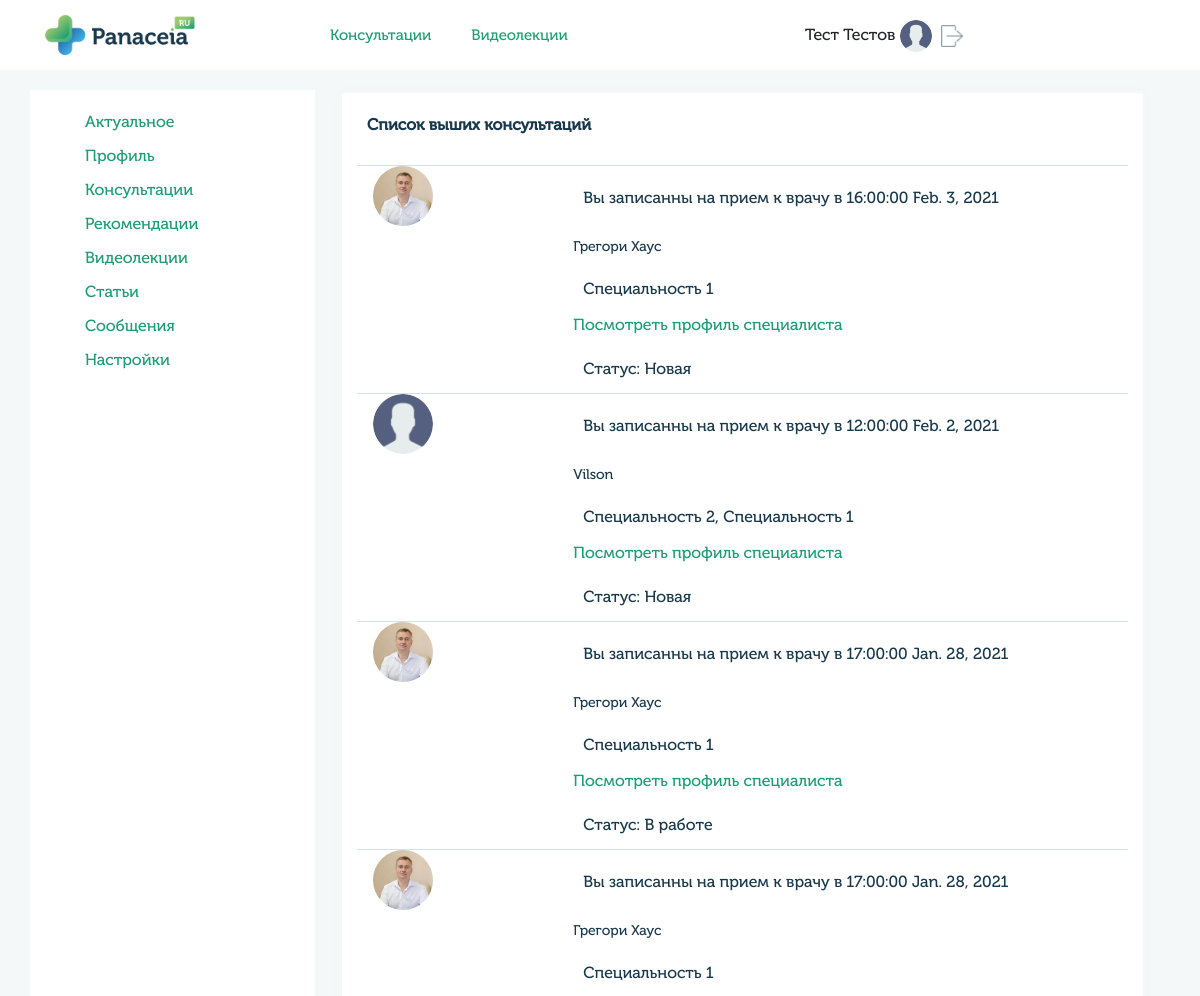
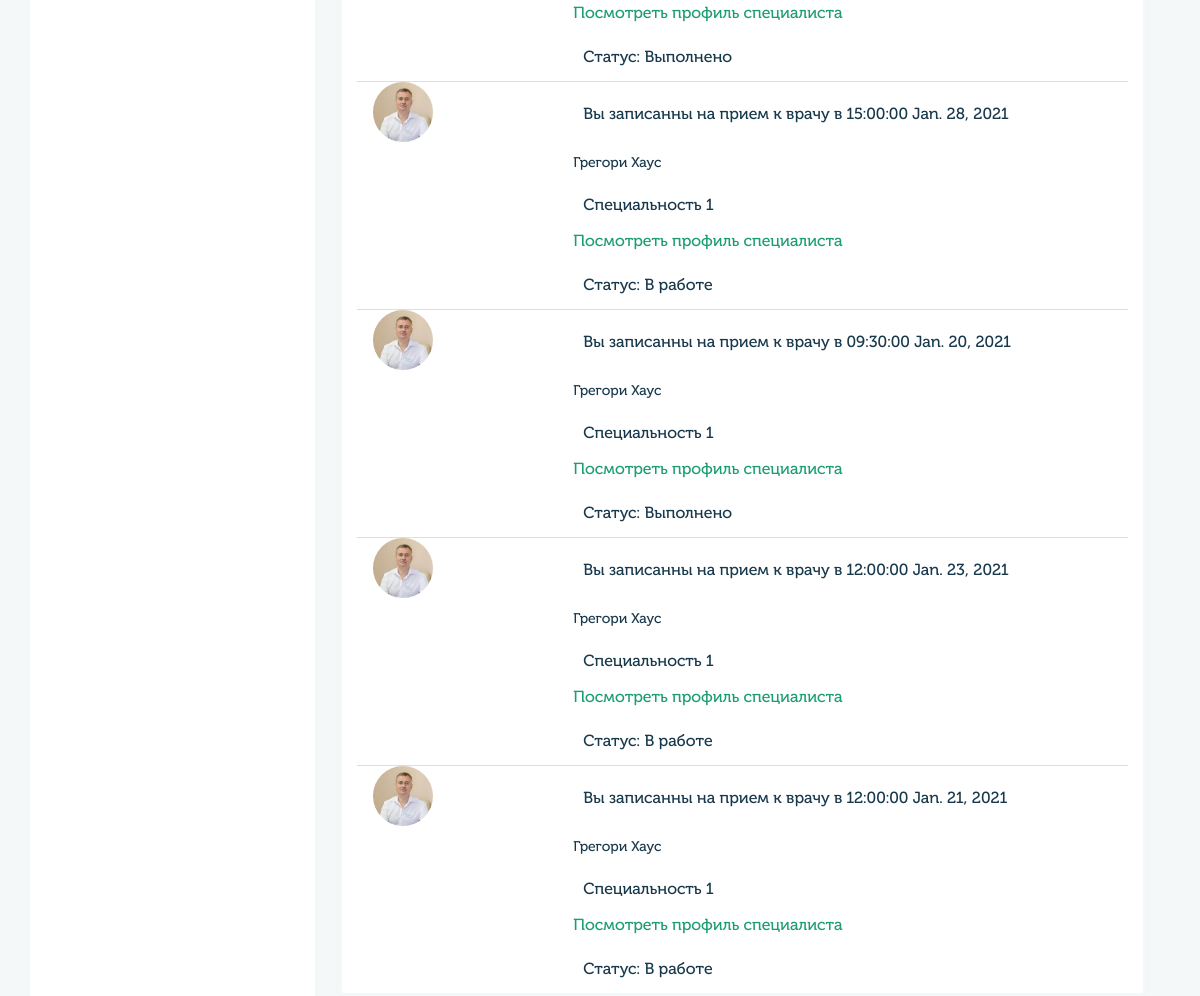
/profile/consalt_user/ (signed in), run on the app's committed database (2 pictures, top to bottom).
### userprofile/models.py (models this page shows, shortened)
class UserMain(models.Model):
    user = models.OneToOneField(User, on_delete=models.CASCADE)
    gender_list = (
        ('male', 'Мужской'),
        ('female', 'Женский')
    )
    queryset = TimeZone.objects.all()
    time_zone_list = []
    for i in queryset:
         time_zone_list.append((i.name, i.title))
    gender = models.CharField(blank=True,  max_length=6, choices=gender_list, verbose_name='Пол')
    avatar = models.ImageField(blank=True, upload_to='images/users', verbose_name='Изображение')
    fio = models.CharField(blank=True, max_length=100, verbose_name='ФИО')
    dob = models.CharField(blank=True, max_length=10, verbose_name='Дата рождения')
    city = models.CharField(blank=True, max_length=200, verbose_name='Город')
    time_zone = models.CharField(blank=True, max_length=200, choices=time_zone_list, verbose_name='Временная зона')
    skype = models.CharField(blank=True, max_length=50, verbose_name='Skype')
    whatsapp = models.CharField(blank=True, max_length=20, verbose_name='WhatsApp')
    phone = models.CharField(blank=True, max_length=20, verbose_name='Номер телефона')
    coords = models.CharField(blank=True, max_length=200, verbose_name='Координаты')
    class Meta:
        verbose_name = 'Профиль'
        verbose_name_plural = 'Профили'

class Specialty(models.Model):
    content = models.ForeignKey(User, on_delete=models.CASCADE)
    title = models.CharField(max_length=100, verbose_name='Название')
    def __str__(self):
        return self.title
    class Meta:
        verbose_name = 'Специальность'
        verbose_name_plural = 'Специальности'

### doctors/models.py (models this page shows, shortened)
class Meeting(models.Model):
    title = models.CharField(blank=True, max_length=100, verbose_name='Заголовок')
    date = models.DateField(blank=True, max_length=100, verbose_name='Дата')
    time_start = models.TimeField(max_length=100, verbose_name='Время начало', default='00:00:00')
    time_end = models.TimeField(max_length=100, verbose_name='Время конец', default='00:00:00')
    doctor_id = models.IntegerField(blank=True, verbose_name='Доктор', default=1)
    user_id = models.IntegerField(blank=True, verbose_name='Пациент', default=1)
    service_id = models.IntegerField(blank=True, verbose_name='Услуга', default=1)
    sort_id = models.IntegerField(blank=True, verbose_name='Индекс сортитровки', default=1)
    email_notify = models.BooleanField(blank=True, verbose_name='Уведомление на почту', default=0)
    status_list = [
        ('new', 'Новая'),
        ('work', 'В работе'),
        ('success', 'Выполнено'),
        ('reject', 'Отказ'),
        ('archive', 'Архив'),
    ]
    status = models.CharField(blank=True, null=True, max_length=11, choices=status_list, verbose_name='Статус')
    class Meta:
        verbose_name = 'Консультация'
        verbose_name_plural = 'Консультации'

### userprofile/views.py (the view, shortened to what this page needs)
# urls.py: path('profile/consalt_user/', views.profile_page_view, name='user_profile_consalt_user'),
@login_required
def profile_page_view(request):
    if request.user.is_authenticated:
        user_profile = UserMain.objects.get(user=request.user)
        user_doctor = UserDoctor.objects.get(user=request.user)
        user_spec = Specialty.objects.filter(content=request.user)
        user_associations = Associations.objects.filter(content=request.user)
        user_education = Education.objects.filter(content=request.user)
        user_qualification = Qualification.objects.filter(content=request.user)
        user_services = Service.objects.filter(content=request.user)
        user_documents = Document.objects.filter(content=request.user)
        timezone = TimeZone.objects.all()
        articles = Article.objects.all()
        specialty_list = SpecialtyList.objects.all()
        data = {'user_profile': user_profile}
        if request.path == '/profile/consalt_user/':
            meetings = get_meetings_list(Meeting, Specialty, UserMain, request.user.id)
            data.update({'meetings': meetings})
        if request.path == '/profile/grafik/':
            if request.user.groups.filter(name='doctors').exists():
                return render(request, 'profile/grafik.html', data)
            else:
                return render(request, 'errs/404.html')
        if request.path == '/profile/info/':
            return render(request, 'profile/profile.html', data)
        if request.path == '/profile/recomend/':
            return render(request, 'profile/recomend.html', data)
        if request.path == '/profile/consalt_user/':
            return render(request, 'profile/consalt_user.html', data)
    else:
        return redirect('login')

### templates/profile/consalt_user.html (shortened to what this page needs)
{% extends "base_generic.html" %}
{% block content %}
{% load static %}
<div class="col-md-9 px-4">
    <div class="col-md-12 block-info"> <h4>Список выших консультаций</h4>
        {% for meeting in meetings %}
            <div class="line"></div>
            <div class="row">
                <div class="col-md-3 ml-3">
                    {% if meeting.image.avatar != '' %}
                        <img src="/media/{{meeting.image.avatar}}" alt="" class="avatar_image">
                    {% else %}
                        <img src="{% static 'img/user.png' %}" alt="" class="avatar_image">
                    {% endif %}
                </div>
                <div class="col-md-8">
                    <p>Вы записанны на прием к врачу в {{meeting.time_start}} {{meeting.date}}</p>
                    <h5>{{meeting.doctor.fio}}</h5>
                    <p>{{meeting.specialty}}</p>
                    <a href="#">Посмотреть профиль специалиста</a>
                    <p>Статус: {{ meeting.status }}</p>
                </div>
            </div>
        {% endfor %}
    </div>
</div>
{% endblock %}

### templates/base_generic.html (shortened to what this page needs)
<html>
<head>
     {% load static %}
    <link rel="stylesheet" href="{% static 'css/stylelk.css' %}">
    <link rel="stylesheet" href="{% static 'css/bootstrap.min.css' %}">
    <link rel="stylesheet" href="{% static 'css/jquery-ui.css' %}">
    <link rel="stylesheet" href="{% static 'css/jquery.weekcalendar.css' %}">
    <link rel="stylesheet" href="{% static 'css/jquery.scrollbar.css' %}" >
    <link rel="stylesheet" href="{% static 'css/sp-style.css' %}" >
</head>
<body>
    <header>
        <div class="container">
            <div class="row">
                <div class="col-3">
                    <a href="{% url 'home' %}" class="logo-header"><img src="{% static 'img/logo.png' %}" alt="">
                    </a>
                </div>
                <div class="col-5">
                    <div class="botton-header">
                        <a href="#">Консультации</a><a href="#">Видеолекции</a>
                    </div>
                </div>
                <div class="col-4 header-info">
                    {% if request.user.is_authenticated %}
                        <div class="name-person">
                            {{user_profile.fio}}
                            {% if user_profile.avatar != '' %}
                                <img style="width:32px; height: 32px; padding:5px auto; object-fit: cover; border-radius:100px;" src="/media/{{user_profile.avatar}}" alt="">
                            {% else %}
                                <img style="width:32px; height: 32px; padding:5px auto; object-fit: cover; border-radius:100px;" src="{% static 'img/user.png' %}" alt="">
                            {% endif %}
                            <a href="{% url 'logout' %}"><img src="{% static 'img/logout.png' %}" alt=""></a>
                        </div>
                    {% endif %}
                </div>
            </div>
        </div>
    </header>
    <div class="bodylk">
        <div class="container">
            <div class="row">
                {% block sidebar %}
                <div class="col-md-3 sidebar">
                    {% if user.groups.all.0.name == "users" %}
                        <ul>
                            <li><a href="{% url 'user_profile' %}">Актуальное</a></li>
                            <li><a href="{% url 'user_profile_main' %}">Профиль</a></li>
                            <li><a href="{% url 'user_profile_consalt_user' %}">Консультации</a></li>
                            <li><a href="{% url 'user_profile_recomend' %}">Рекомендации</a></li>
                            <li><a href="{% url 'user_profile_videos' %}">Видеолекции</a></li>
                            <li><a href="{% url 'user_profile_articles' %}">Статьи</a></li>
                            <li><a href="">Сообщения</a></li>
                            <li><a href="{% url 'user_profile_settings' %}">Настройки</a></li>
                        </ul>
                    {% endif %}
                </div>
                {% endblock %}
                {% block content %}{% endblock %}
            </div>
        </div>
    </div>
</body>
</html>

### static/css/stylelk.css (style rules this page uses)
a, abbr, acronym, address, applet, article, aside, audio, b, big, blockquote, body, canvas, caption, center, cite, code, dd, del, details, dfn, div, dl, dt, em, embed, fieldset, figcaption, figure, footer, form, h1, h2, h3, h4, h5, h6, header, hgroup, html, i, iframe, img, ins, kbd, label, legend, li, mark, menu, nav, object, ol, output, p, pre, q, ruby, s, samp, section, small, span, strike, strong, sub, summary, sup, table, tbody, td, tfoot, th, thead, time, tr, tt, u, ul, var, video { font-family: 'Museo Cyrl'; }
a { color: #1D9D73!important; text-decoration: none; background-color: transparent; -webkit-text-decoration-skip: objects; }
header { height: 70px; box-shadow: 0px 4px 8px rgba(0, 0, 0, 0.02); }
.logo-header img { margin-top:15px; height: 40px; }
.botton-header { line-height: 70px; }
.botton-header a { padding-right: 40px; font-size: 15px; line-height: 70px; color: #18384C; }
.name-person { line-height: 70px; }
.name-person a img { width: 22px; margin: 4px 5px; }
.bodylk { background:#F4F8F9; padding-top: 20px; }
.col-md-3.sidebar { min-height: calc(100vh); background: #fff; }
.sidebar ul { list-style-type: none; padding-top:10px; }
.sidebar ul li { padding-top:10px; }
.block-info { background: #fff; border: solid 3px #f4f8f9; border-radius: 5px; box-shadow: 0px 0px 8px rgba(0, 0, 0, 0.02); }
.line { height: 1px; background:#d0e3e8; border:5px; }
.block-info h4 { padding:24px 10px; font-style: normal; font-weight: 600; font-size: 16px; line-height: 16px; color: #18384C; }
.block-info h5 { padding-top: 15px;font-style: normal;font-weight: 200;font-size: 14px;line-height: 20px;color: #18384C;margin: 0px; }
.block-info p { padding: 24px 10px 0px;font-style: normal;font-weight: 200;font-size: 16px;line-height: 16px;color: #18384C; }
.block-info img { width: 60px; height: 60px; border-radius:50px; margin-bottom: 30px; }

### data on the page
UserMain: fio "Тест Тестов"
Meeting: date "Feb. 3, 2021"
Specialty: specialty "Специальность 1" "Специальность 1" "Специальность 1" "Специальность 1" "Специальность 1" "Специальность 1" "Специальность 1"
Meeting: date "Feb. 2, 2021"
Meeting: date "Jan. 28, 2021"
Meeting: date "Jan. 28, 2021"
Meeting: date "Jan. 28, 2021"
Meeting: date "Jan. 20, 2021"
Meeting: date "Jan. 23, 2021"
Meeting: date "Jan. 21, 2021"

### other printed values
{{ meeting.time_start }} "16:00:00" "12:00:00" "17:00:00" "17:00:00" "15:00:00" "09:30:00" "12:00:00" "12:00:00"
{{ meeting.doctor.fio }} "Грегори Хаус" "Vilson" "Грегори Хаус" "Грегори Хаус" "Грегори Хаус" "Грегори Хаус" "Грегори Хаус" "Грегори Хаус"
{{ meeting.status }} "Новая" "Новая" "В работе" "Выполнено" "В работе" "Выполнено" "В работе" "В работе"
{{ meeting.specialty }} "Специальность 2, Специальность 1"
